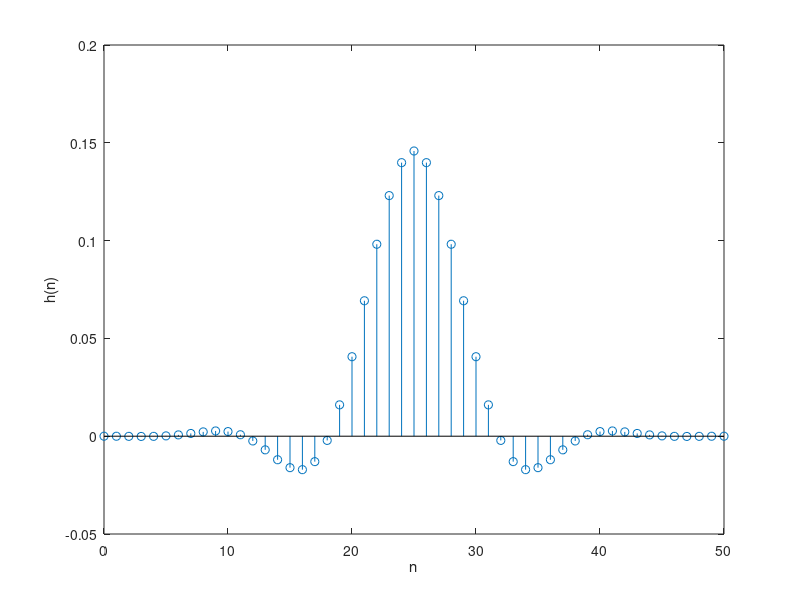
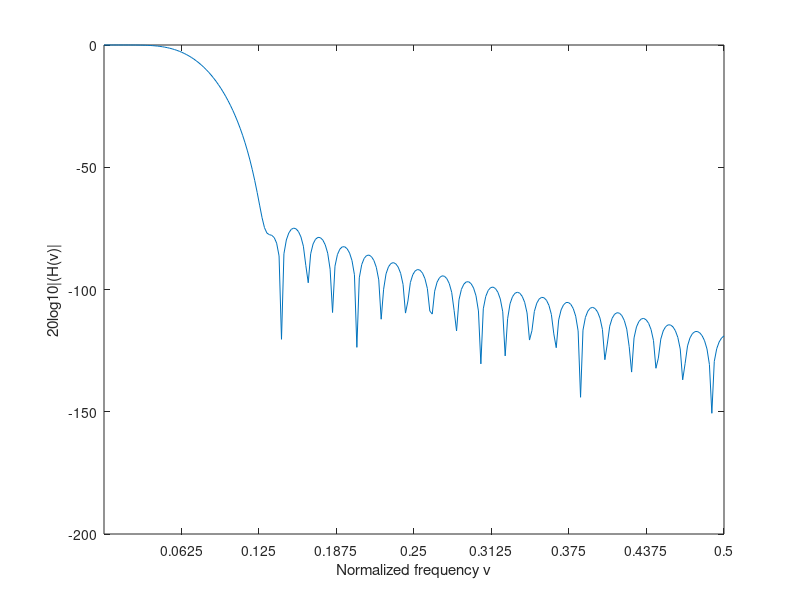

The MATLAB source for these figures, in order:
clear all
load('LP51.mat');
H=abs(fft(num,512));
Hlog=20*log10(H);
H_freq=Hlog(1:256);
v=linspace(0,0.5,256);
n=0:50;
figure(1);
stem(n,num);
xlabel('n');
ylabel('h(n)');
figure(2);
plot(v,H_freq);
xlabel('Normalized frequency v');
ylabel('20log10|(H(v)|');
xticks([1/16 1/8 3/16 1/4 5/16 3/8 7/16 1/2]);